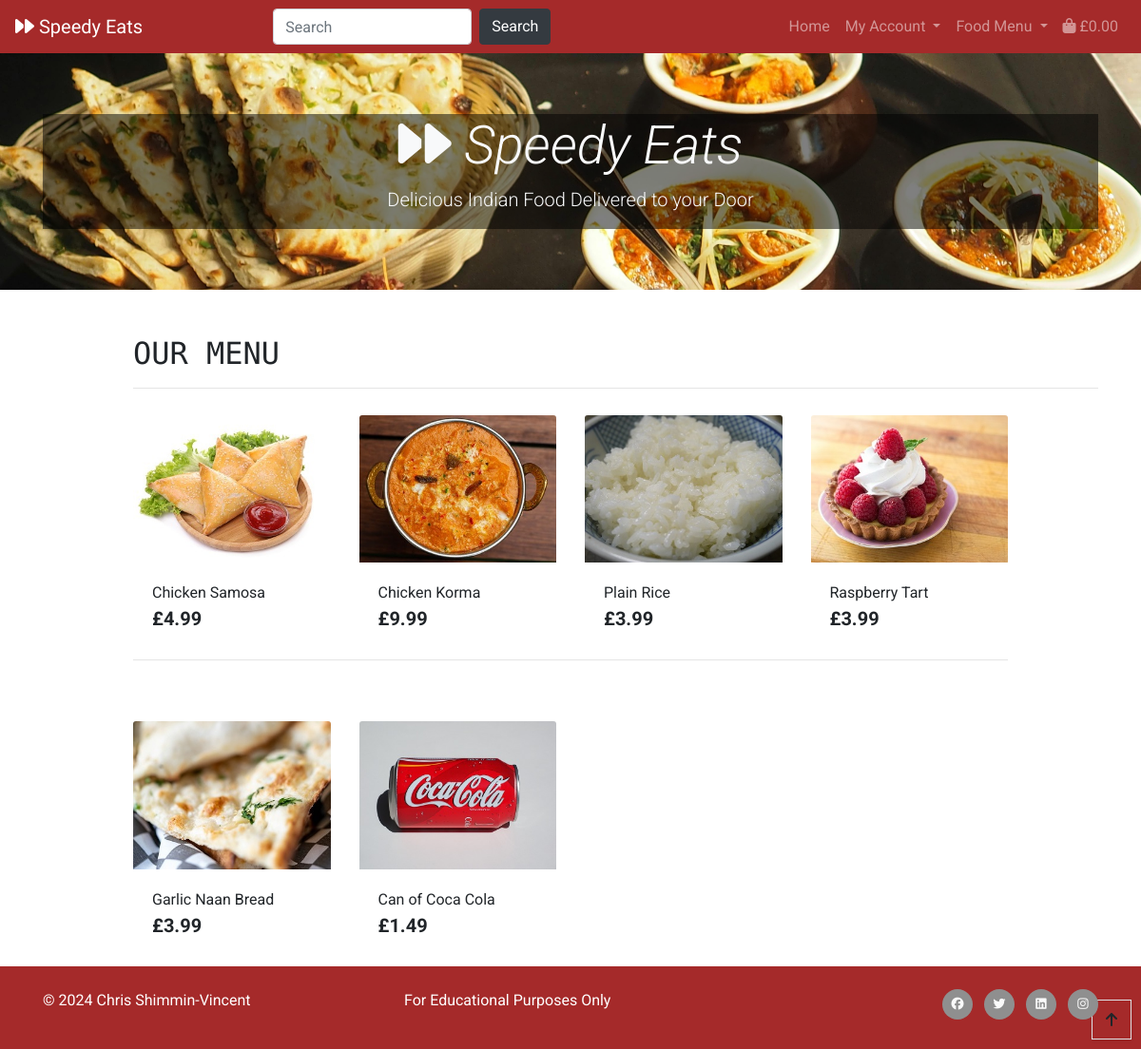
Screenshot of /products/ with the database file from the repository.
### products/models.py (models this page shows, shortened)
class Product(models.Model):
    category = models.ForeignKey('Category', null=True,
                                 blank=True, on_delete=models.SET_NULL)
    product_code = models.CharField(max_length=254, null=True, blank=True)
    name = models.CharField(max_length=254)
    description = models.TextField()
    price = models.DecimalField(max_digits=6, decimal_places=2)
    image_url = models.URLField(max_length=1024, null=True, blank=True)
    image = models.ImageField(null=True, blank=True)

### products/views.py (the view, shortened to what this page needs)
# urls.py: path('', views.all_products, name='products'),
def all_products(request):
    products = Product.objects.all()
    query = None
    categories = None
    friendly_name_plural = None
    context = {
        'products': products,
        'search_term': query,
        'current_categories': categories,
        'friendly_name_plural': friendly_name_plural,
    }
    return render(request, 'products/products.html', context)

### bag/contexts.py (called while the page is built, shortened)
def bag_contents(request):
    bag_items = []
    product_count = 0
    total = 0
    delivery = Decimal(settings.STANDARD_DELIVERY)
    grand_total = 0
    bag = request.session.get('bag', {})
    if total < settings.MINIMUM_ORDER_VALUE:
        minimum_value_met = False
    else:
        minimum_value_met = True
    minimum_order_delta = settings.MINIMUM_ORDER_VALUE - total
    grand_total = total + delivery
    context = {
        'minimum_value_met': minimum_value_met,
        'bag_items': bag_items,
        'product_count': product_count,
        'total': total,
        'minimum_order_delta': minimum_order_delta,
        'minimum_order_value': settings.MINIMUM_ORDER_VALUE,
        'delivery': delivery,
        'grand_total': grand_total,
    }
    return context

### products/templates/products/products.html (shortened to what this page needs)
{% extends "base.html" %}
{% load static %}
{% block content %}
    <div class="container">
        <div class="row">
            <div class="col mt-3 offset-1">
                <h2 class="logo-font">Our Menu</h2>
                <hr>
            </div>
        </div>
        <div class="row">
            <div class="product-container col-10 offset-1">
                <div class="row">
                    {% for product in products %}
                        <div class="col-sm-6 col-md-6 col-lg-4 col-xl-3">
                            <div class="card h-100 border-0">
                                {% if product.image %}
                                <a href="{% url 'product_detail' product.id %}">
                                    <img class="card-img-top img-fluid" src="{{ product.image.url }}" alt="{{ product.name }}">
                                </a>
                                {% else %}
                                <a href={% url 'product_detail' product.id %}"">
                                    <img class="card-img-top img-fluid" src="{{ MEDIA_URL }}noimage.png" alt="{{ product.name }}">
                                </a>
                                {% endif %}
                                <div class="card-body pb-0">
                                    <p class="mb-0"><a href="{% url 'product_detail' product.id %}" class="text-reset">{{ product.name }}</a></p>
                                </div>
                                <div class="card-footer bg-white pt-0 border-0 text-left">
                                    <div class="row">
                                        <div class="col">
                                            <p class="lead mb-0 text-left font-weight-bold">£{{ product.price }}</p>
                                        </div>
                                    </div>
                                </div>
                            </div>
                        </div>
                        {% if forloop.counter|divisibleby:4 %}
                            <div class="col-12 d-none d-xl-block mb-5">
                                <hr>
                            </div>
                        {% endif %}
                    {% endfor %}
                </div>
            </div>
        </div>
    </div>
    <div class="btt-button shadow-sm rounded-0 border border-black">
        <a class="btt-link d-flex h-100">
            <i class="fas fa-arrow-up text-black mx-auto my-auto"></i>
        </a>
    </div>
{% endblock %}

### static/css/base.css (style rules this page uses)
body { font-family: 'Roboto', sans-serif; }
.logo-font { text-transform: uppercase; font-family: 'Reddit Mono', monospace; }
.btt-button { height: 42px; width: 42px; position: fixed; bottom: 10px; right: 10px; }
.btt-link { cursor: pointer; }

### rows the page displays
Product: image (picture), name "Chicken Samosa", price "4.99"
Product: image (picture), name "Chicken Korma", price "9.99"
Product: image (picture), name "Plain Rice", price "3.99"
Product: image (picture), name "Raspberry Tart", price "3.99"
Product: image (picture), name "Garlic Naan Bread", price "3.99"
Product: image (picture), name "Can of Coca Cola", price "1.49"

### other values shown
{{ total|floatformat:2 }} "0.00"
